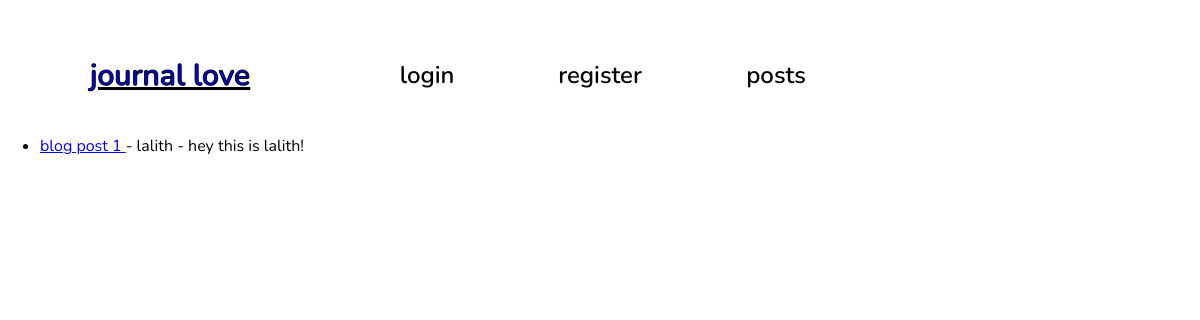
The app's page /home, older data.
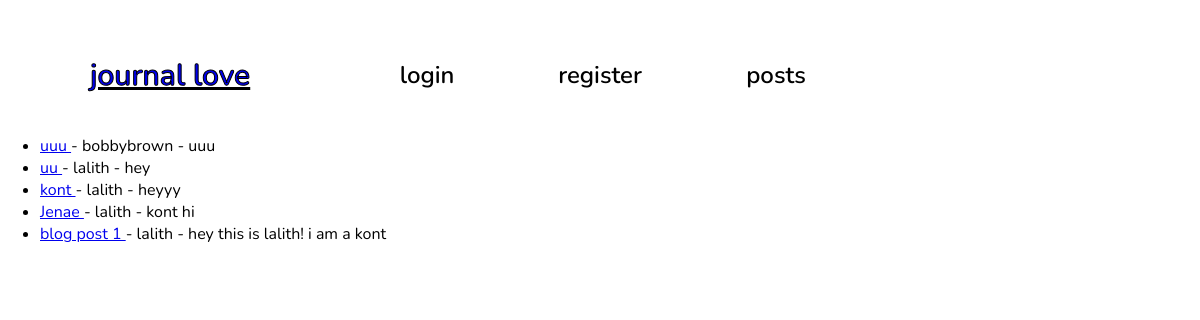
The same page, newer data.
### blog/models.py (models this page shows, shortened)
class Post(models.Model):
    title = models.CharField(max_length=255)
    author = models.ForeignKey(User, on_delete=models.CASCADE)
    body = models.TextField()
    postdate = models.DateField(auto_now_add=True)
    analysis_result = models.TextField(blank=True, null=True)

### theblog/views.py (the view)
# urls.py: path('home', HomeView.as_view(), name='home'),
class HomeView(ListView):
    model = Post
    template_name = 'home.html'
    ordering = ['-id']

### blog/templates/home.html (shortened to what this page needs)
{% extends 'base.html' %}
{% block content %}
<br>
<br>
<ul>
{% for post in object_list %}
    <li>
        <a href="{% url 'articles' post.pk %}">
            {{ post.title }}
        </a> - {{ post.author }} -
        {{ post.body|slice:":200" }}
    </li>
{% endfor %}
</ul>
{% endblock %}

Row changes from the older to the newer data that the page shows:
added Post: title "uuu", author "bobbybrown", body "uuu"
added Post: title "uu", author "lalith", body "hey"
added Post: title "kont", author "lalith", body "heyyy"
added Post: title "Jenae", author "lalith", body "kont hi"
changed Post "blog post 1": body "hey this is lalith!" → "hey this is lalith! i am a kont"
